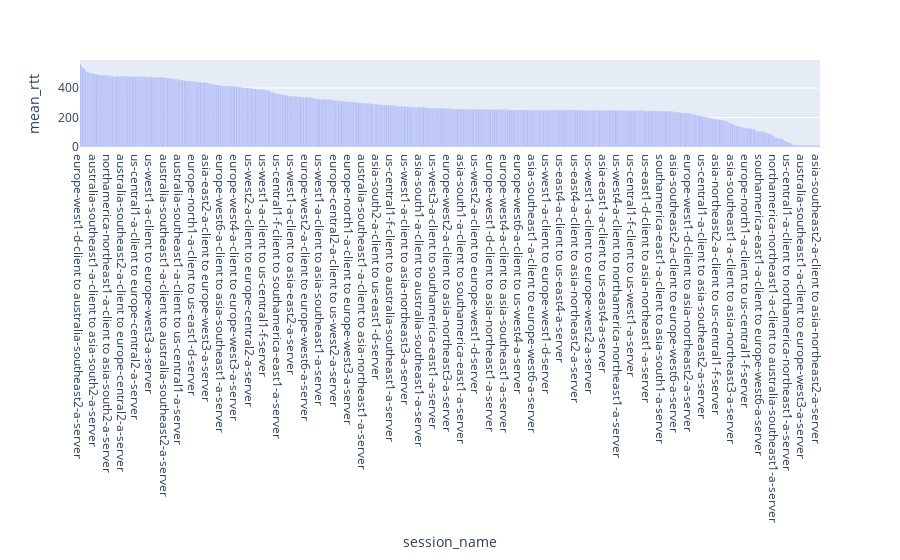

Here is the notebook cell this chart was saved with:
### Markdown cell above
<h3>Top Ten Pairs with Highest Latency: List the ten pairs of GCP locations with the highest average latency</h3>

### Code cell
fig = px.bar(intragcpmean,x='session_name',y='mean_rtt',)
fig.update_layout(xaxis={'categoryorder':'total descending'})

### Figure 1 — Plotly figure (JSON) as saved in the notebook; plotly's stock layout.template omitted (floating-point values rounded to 4 significant figures; data arrays with more than 128 entries replaced by an {"elided": "..."} marker saying what was removed)
{"data": [{"alignmentgroup": "True", "hovertemplate": "session_name=%{x}<br>mean_rtt=%{y}<extra></extra>", "legendgroup": "", "marker": {"color": "#636efa", "pattern": {"shape": ""}}, "name": "", "offsetgroup": "", "orientation": "v", "showlegend": false, "textposition": "auto", "type": "bar", "x": {"elided": "783 str values"}, "xaxis": "x", "y": {"elided": "783 float values"}, "yaxis": "y"}], "layout": {"barmode": "relative", "legend": {"tracegroupgap": 0}, "margin": {"t": 60}, "xaxis": {"anchor": "y", "categoryorder": "total descending", "domain": [0, 1], "title": {"text": "session_name"}}, "yaxis": {"anchor": "x", "domain": [0, 1], "title": {"text": "mean_rtt"}}}}
